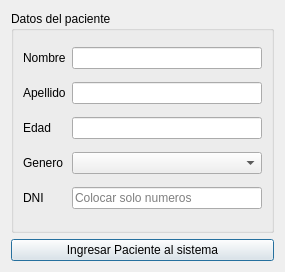
<?xml version="1.0" encoding="UTF-8"?>
<ui version="4.0">
 <class>Pacientes</class>
 <widget class="QDialog" name="Pacientes">
  <property name="geometry">
   <rect>
    <x>0</x>
    <y>0</y>
    <width>285</width>
    <height>272</height>
   </rect>
  </property>
  <property name="windowTitle">
   <string>Dialog</string>
  </property>
  <layout class="QGridLayout" name="gridLayout_2">
   <item row="0" column="0">
    <widget class="QGroupBox" name="groupBox">
     <property name="title">
      <string>Datos del paciente</string>
     </property>
     <layout class="QGridLayout" name="gridLayout">
      <item row="2" column="1">
       <widget class="QLineEdit" name="lineApellido">
        <property name="inputMask">
         <string>AAAAAAAAAAAAAAAAAAAA</string>
        </property>
       </widget>
      </item>
      <item row="7" column="0">
       <widget class="QLabel" name="label">
        <property name="text">
         <string>DNI</string>
        </property>
       </widget>
      </item>
      <item row="2" column="0">
       <widget class="QLabel" name="label_2">
        <property name="text">
         <string>Apellido</string>
        </property>
       </widget>
      </item>
      <item row="3" column="1">
       <widget class="QLineEdit" name="lineEdad">
        <property name="inputMask">
         <string>999</string>
        </property>
       </widget>
      </item>
      <item row="3" column="0">
       <widget class="QLabel" name="label_5">
        <property name="text">
         <string>Edad</string>
        </property>
       </widget>
      </item>
      <item row="4" column="0">
       <widget class="QLabel" name="label_3">
        <property name="text">
         <string>Genero</string>
        </property>
       </widget>
      </item>
      <item row="0" column="1">
       <widget class="QLineEdit" name="lineNombre">
        <property name="inputMask">
         <string>AAAAAAAAAAAAAAAAAAAA</string>
        </property>
       </widget>
      </item>
      <item row="0" column="0">
       <widget class="QLabel" name="label_4">
        <property name="text">
         <string>Nombre</string>
        </property>
       </widget>
      </item>
      <item row="7" column="1">
       <widget class="QLineEdit" name="lineDNI">
        <property name="inputMask">
         <string>99999999</string>
        </property>
        <property name="placeholderText">
         <string>Colocar solo numeros</string>
        </property>
       </widget>
      </item>
      <item row="4" column="1">
       <widget class="QComboBox" name="cBGenero">
        <property name="currentIndex">
         <number>-1</number>
        </property>
        <property name="placeholderText">
         <string>Seleccionar</string>
        </property>
        <item>
         <property name="text">
          <string>Masculino</string>
         </property>
        </item>
        <item>
         <property name="text">
          <string>Femenino</string>
         </property>
        </item>
        <item>
         <property name="text">
          <string>Otros</string>
         </property>
        </item>
       </widget>
      </item>
     </layout>
    </widget>
   </item>
   <item row="1" column="0">
    <widget class="QPushButton" name="IngresarBtn">
     <property name="text">
      <string>Ingresar Paciente al sistema</string>
     </property>
    </widget>
   </item>
  </layout>
 </widget>
 <resources/>
 <connections/>
</ui>
